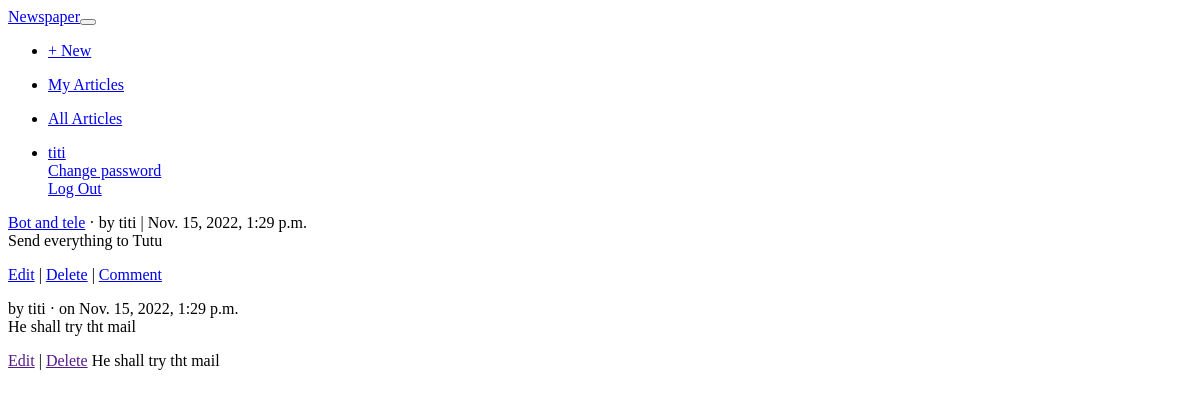
The app's page /articles/my_view/ (signed in), older data.
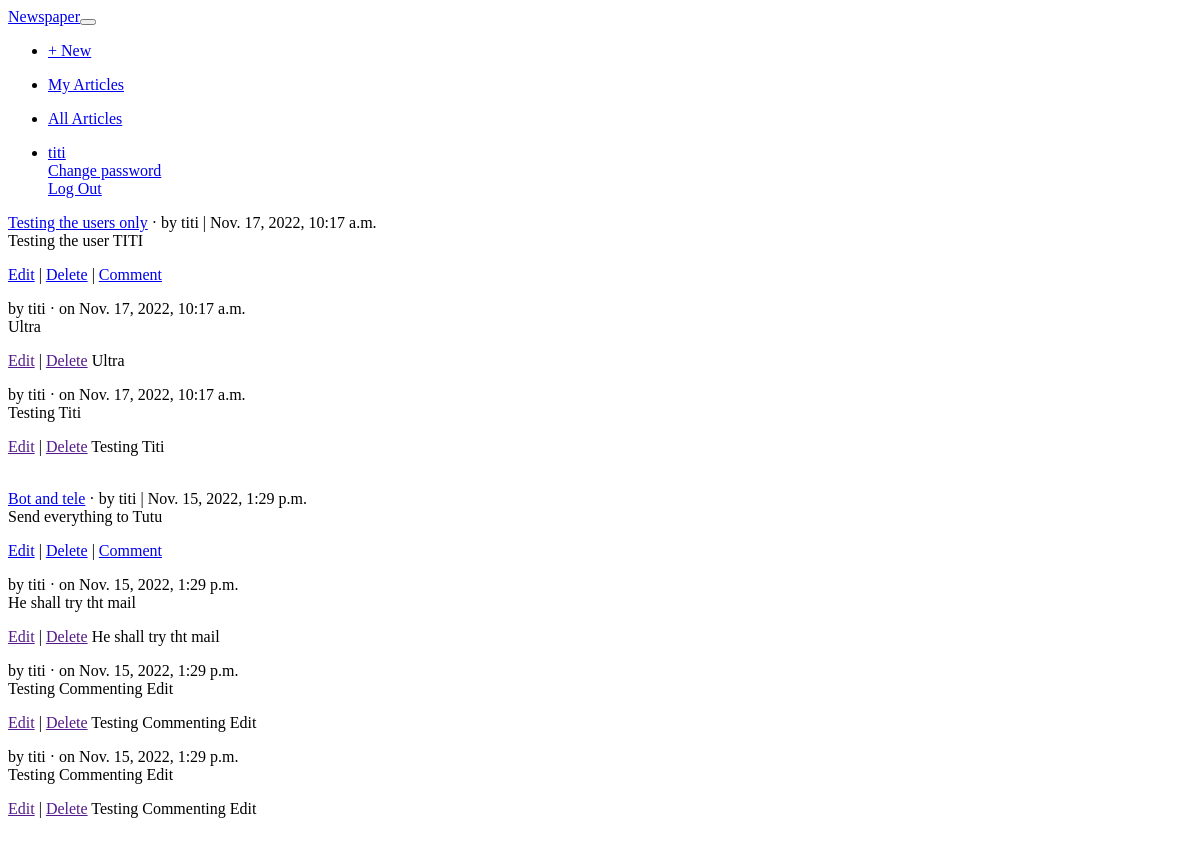
The same page, newer data.
### articles/models.py (models this page shows, shortened)
class Article(models.Model):
    title = models.CharField(max_length=255)
    body = models.TextField()
    date = models.DateTimeField(auto_now_add=True)
    author = models.ForeignKey(settings.AUTH_USER_MODEL,on_delete=models.CASCADE,)

class Comments(models.Model):
    article = models.ForeignKey(Article, on_delete=models.CASCADE, related_name='comments')
    comment = models.CharField(max_length=140)
    author = models.ForeignKey(get_user_model(),on_delete=models.CASCADE,)
    def __str__(self):
        return self.comment

### accounts/models.py (models this page shows)
class CustomUser(AbstractUser):
    age = models.PositiveIntegerField(null=True, blank=True)

### articles/views.py (the view)
# urls.py: path('my_view/', MyArticlesView.as_view(), name='my_view'),
class MyArticlesView(LoginRequiredMixin, ListView):
    template_name = 'my_view.html'
    def get_queryset(self):
        querryset = Article.objects.filter(author=self.request.user).order_by('-id')
        return querryset

### accounts/templates/my_view.html (shortened to what this page needs)
{% extends 'base.html' %}
{% block content %}
    {% for article in object_list %}
        <div class="card">
        <div class="card-header">
        <span class="font-weight-bold"><a href="{% url 'article_detail' article.pk %}">{{ article.title }}</a></span> &middot;
        <span class="text-muted">by {{ article.author }} |
        {{ article.date }}</span>
        </div>
        <div class="card-body">
        {{ article.body }}
        <p>
        {% if user == article.author %}
        <a href="{% url 'article_edit' article.pk %}">Edit</a> |
        <a href="{% url 'article_delete' article.pk %}">Delete</a> |
        {% endif %}
        <a href="{% url 'add_comment' article.pk %}">Comment</a>
        </p>
        </div>
        <div class="card-footer text-center text-muted">
            {% for comment in article.comments.all %}
                <p>
                    by <span class="font-weight-bold">{{ comment.author }} &middot;</span>
                    on {{article.date}} <br>
                    {{ comment }}
                    <br>
                </p>
                <a href="">Edit</a> |
                <a href="">Delete</a>
                    {{ comment }} <br>
            {% endfor %}
        </div>
        </div>
        <br />
    {% endfor %}
{% endblock content %}

Row changes from the older to the newer data that the page shows:
added Article: title "Testing the users only", author "titi", date "Nov. 17, 2022, 10:17 a.m.", body "Testing the user TITI", shows "Edit"
added Comments: author "titi", comment "Ultra", shown under "Testing the users only"
added Comments: author "titi", comment "Testing Titi", shown under "Testing the users only"
added Comments: author "titi", {{ article.date }} "Nov. 15, 2022, 1:29 p.m.", comment "Testing Commenting Edit", shown under Article "Bot and tele"
added Comments: author "titi", {{ article.date }} "Nov. 15, 2022, 1:29 p.m.", comment "Testing Commenting Edit", shown under Article "Bot and tele"
